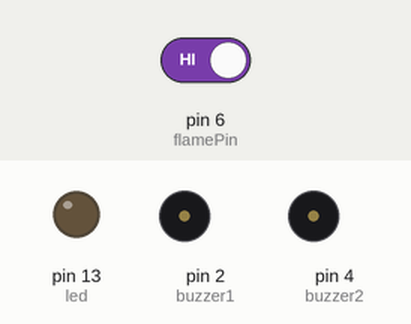
Bench run of a sketch on a simulated Arduino Uno, built with avr-gcc and run on an emulated ATmega328P. Shown: output pins drawn as LEDs (lit = HIGH), buzzer (waves = sounding, pin HIGH). Inputs (shaded band) come from the test bench; at power-on: pin 6 (flamePin) HIGH.

Above: at 1.2 s.
1.3 s: pin 6 (flamePin) driven LOW
At 2.4 s:
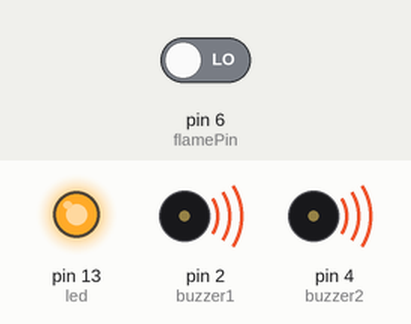
2.8 s: pin 6 (flamePin) driven HIGH
At 3.6 s:
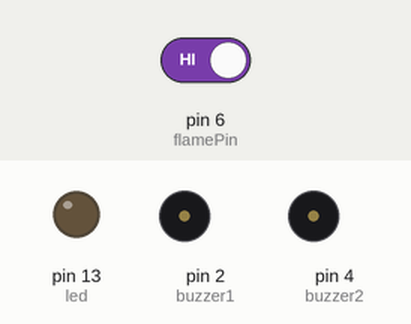
Timing chart, 0 to 5.8 s (numbered marks = the images above; inputs shaded):
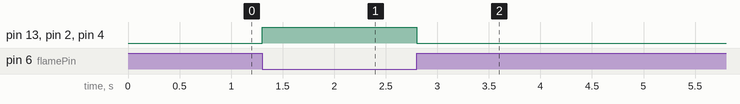

Measured:
- after the input at 1.3 s, pin 13 (led), pin 2 (buzzer1), pin 4 (buzzer2): LOW → HIGH at once
- after the input at 2.8 s, pin 13 (led), pin 2 (buzzer1), pin 4 (buzzer2): HIGH → LOW at once

The sketch:

FLAME_SENSOR.ino
```cpp
const int buzzer1 = 2 ;
const int buzzer2 = 4 ;
const int flamePin = 6 ;
int Flame = HIGH ;
int led = 13 ;

void setup() {
  // put your setup code here, to run once:
  pinMode(buzzer1, OUTPUT);
  pinMode(buzzer2, OUTPUT);
  pinMode(led, OUTPUT);

  pinMode(flamePin, INPUT);
  Serial.begin(9600);
}

void loop() {
  // put your main code here, to run repeatedly:
  Flame = digitalRead(flamePin);
  if (Flame == LOW)
  {
    digitalWrite(buzzer1, HIGH);
    digitalWrite(buzzer2, HIGH);
    digitalWrite(led, HIGH);
  }
  else
  {
    digitalWrite(buzzer1, LOW);
    digitalWrite(buzzer2, LOW);
    digitalWrite(led, LOW);
  }
}
```
